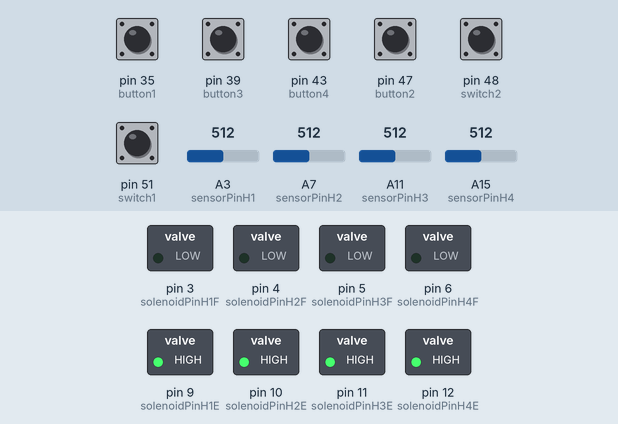
Bench run of a sketch on a simulated Arduino Mega 2560, built with avr-gcc and run on an emulated ATmega2560. Shown: switched loads named in the sketch (green lamp = pin HIGH). The inputs (shaded band) are chosen by the test bench; at power-on: pin 35 (button1), pin 39 (button3), pin 43 (button4), pin 47 (button2), pin 48 (switch2), pin 51 (switch1) HIGH, A3 (sensorPinH1) = 512, A7 (sensorPinH2) = 512, A11 (sensorPinH3) = 512, A15 (sensorPinH4) = 512. Pins used as bus, display or sensor lines are not drawn; what the sketch prints to the serial monitor is not drawn.

Above: at 1.2 s.
1.3 s: A3 (sensorPinH1) set to 298
4.3 s: A3 (sensorPinH1) set to 269
At 5.2 s:
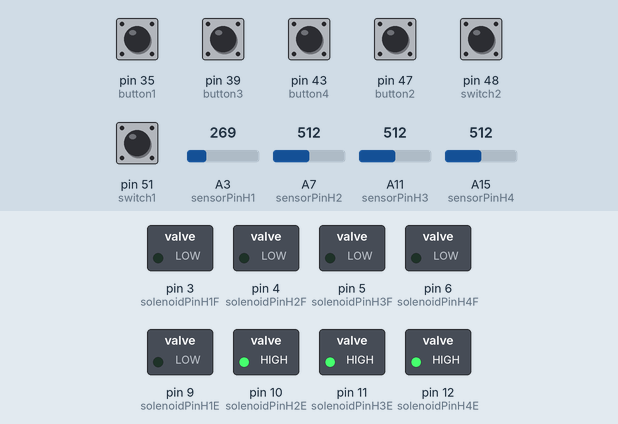
5.8 s: A7 (sensorPinH2) set to 296
8.8 s: A7 (sensorPinH2) set to 269
At 9.3 s:
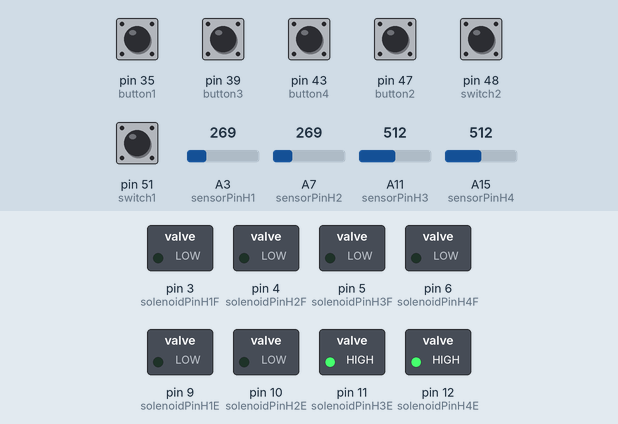
10.3 s: A11 (sensorPinH3) set to 297
13.3 s: A11 (sensorPinH3) set to 266
At 14.8 s:
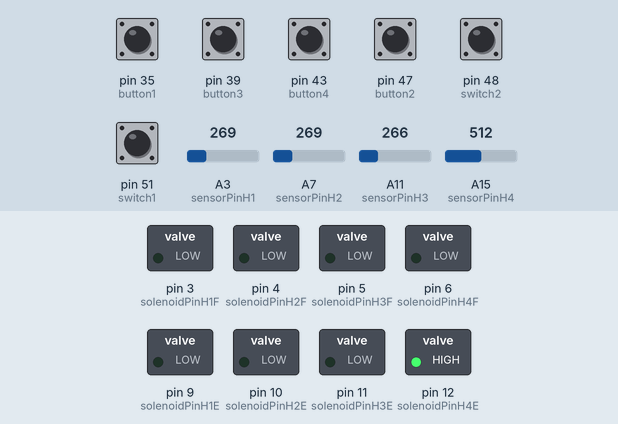
Timing chart, 0 to 15.8 s (numbered marks = the images above; inputs shaded):
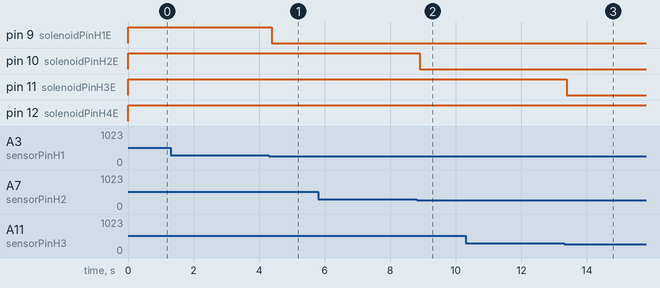

The sketch:

Backend.ino
```cpp
#include <ArduinoJson.h>

// Analog pins for the pressure sensors H1-4(harness nuber)
const int sensorPinH1 = A3;
const int sensorPinH2 = A7;
const int sensorPinH3 = A11;
const int sensorPinH4 = A15;

//Harness Fills and Exhausts H1-4F/E(fill/exhaust)
const int solenoidPinH1F = 3;
const int solenoidPinH1E = 9;
const int solenoidPinH2F = 4;
const int solenoidPinH2E = 10;
const int solenoidPinH3F = 5;
const int solenoidPinH3E = 11;
const int solenoidPinH4F = 6;
const int solenoidPinH4E = 12;

// Digital pins to power the system
const int powerPinH1 = 28;
const int powerPinH2 = 29;
const int powerPinH3 = 30;
const int powerPinH4 = 31;

//Switch positions
const int switch1 = 51; //Settings 1-4
const int switch2 = 48; //Settings 5-8
int switch1State;
int switch2State;
int switchState;
int previousSwitchState;

//Buttons
const int button1 = 35;
const int button2 = 47;
const int button3 = 39;
const int button4 = 43;
int button1State;
int button2State;
int button3State;
int button4State;
int button;
int previousButtonState;

//Set desired pressure
float desiredPressure = 75;

//total of buttons and switches
int state;

//Fudge Factors
const int generalFudgeTop = 5;
const int generalFudgeBottom = -5;
const int H1Fudge = 1;
const int H2Fudge = 1;
const int H3Fudge = 1;
const int H4Fudge = 1;

//pressure readings
float pressureH1;
float pressureH2;
float pressureH3;
float pressureH4;

//danger barrier for changing pressures
const int danger = 250;


void setup() {
  Serial.begin(9600); // Initialize serial communication

  //Fill and exhausts set to output
  pinMode(solenoidPinH1F, OUTPUT);
  pinMode(solenoidPinH1E, OUTPUT);
  pinMode(solenoidPinH2F, OUTPUT);
  pinMode(solenoidPinH2E, OUTPUT);
  pinMode(solenoidPinH3F, OUTPUT);
  pinMode(solenoidPinH3E, OUTPUT);
  pinMode(solenoidPinH4F, OUTPUT);
  pinMode(solenoidPinH4E, OUTPUT);

  //Power pins set to output
  pinMode(powerPinH1, OUTPUT);
  pinMode(powerPinH2, OUTPUT);
  pinMode(powerPinH3, OUTPUT);
  pinMode(powerPinH4, OUTPUT);

  //Pressure sensor pins set to input
  pinMode(sensorPinH1, INPUT);
  pinMode(sensorPinH2, INPUT);
  pinMode(sensorPinH3, INPUT);
  pinMode(sensorPinH4, INPUT);

  //Power the system
  digitalWrite(powerPinH1, HIGH);
  digitalWrite(powerPinH2, HIGH);
  digitalWrite(powerPinH3, HIGH);
  digitalWrite(powerPinH4, HIGH);

  //Switch Pins
  pinMode(switch1, INPUT_PULLUP);
  pinMode(switch2, INPUT_PULLUP);

  //Button Pins
  pinMode(button1, INPUT_PULLUP);
  pinMode(button2, INPUT_PULLUP);
  pinMode(button3, INPUT_PULLUP);
  pinMode(button4, INPUT_PULLUP);
}

void loop() {
  readSensorValues(); // Read analog values from pressure sensors
  readSwitchAndButtonStates(); // Read switch and button states
  updateSwitchState(); // Update switch state based on readings
  updateButtonState(); // Update button state based on readings
  updateDesiredPressure(); // Update desired pressure based on switch and button states
  adjustSolenoidValves(); // Adjust solenoid valves based on pressure differences
  serializeAndPrintData(); // Serialize and print JSON data
  delay(100); // Delay before next reading
}

void readSensorValues() {
  int sensorValueH1 = analogRead(sensorPinH1);
  int sensorValueH2 = analogRead(sensorPinH2);
  int sensorValueH3 = analogRead(sensorPinH3);
  int sensorValueH4 = analogRead(sensorPinH4);

  pressureH1 = map(sensorValueH1, 0, 1023, 0, 300);
  pressureH2 = map(sensorValueH2, 0, 1023, 0, 300);
  pressureH3 = map(sensorValueH3, 0, 1023, 0, 300);
  pressureH4 = map(sensorValueH4, 0, 1023, 0, 300);
}

void readSwitchAndButtonStates() {
  switch1State = digitalRead(switch1);
  switch2State = digitalRead(switch2);

  button1State = digitalRead(button1);
  button2State = digitalRead(button2);
  button3State = digitalRead(button3);
  button4State = digitalRead(button4);
}

void updateSwitchState() {
  if (switch1State == HIGH) {
    switchState = 0;
    previousSwitchState = 0;
  } else if (switch1State == LOW && switch2State == HIGH) {
    switchState = 4;
    previousSwitchState = 4;
  } else if (switch1State == LOW && switch2State == LOW){
    switchState = 9;
    previousSwitchState = 9;
  }
    else{
    switchState = previousSwitchState;
  }
}

void updateButtonState() {
  if (button1State == LOW) {
    button = 1;
    previousButtonState = 1;
  } else if (button1State == HIGH && button2State == LOW) {
    button = 2;
    previousButtonState = 2;
  } else if (button2State == HIGH && button3State == LOW) {
    button = 3;
    previousButtonState = 3;
  } else if (button3State == HIGH && button4State == LOW) {
    button = 4;
    previousButtonState = 4;
  }else{
    button = previousButtonState;
  }
}

void updateDesiredPressure() {
  state = changeState(switchState, button);
  if(pressureH1 < danger && pressureH2 < danger && pressureH3 < danger && pressureH4 < danger){
    switch (state) {
      case 1:
        desiredPressure = 75;
        break;
      case 2:
        desiredPressure = 100;
        break;
      case 3:
        desiredPressure = 130;
        break;
      case 4:
        desiredPressure = 75;
        break;
      case 5:
        desiredPressure = 75;
        break;
      case 6:
        desiredPressure = 75;
        break;
      case 7:
        desiredPressure = 75;
        break;
      case 8:
        desiredPressure = 75;
        break;
      case 9:
        desiredPressure = 100;
        break;
    }
  }

}

void adjustSolenoidValves() {
  float pressureDifferenceH1 = desiredPressure - pressureH1 + H1Fudge;
  float pressureDifferenceH2 = desiredPressure - pressureH2 + H2Fudge;
  float pressureDifferenceH3 = desiredPressure - pressureH3 + H3Fudge;
  float pressureDifferenceH4 = desiredPressure - pressureH4 + H4Fudge;

  controlSolenoid(solenoidPinH1F, solenoidPinH1E, pressureDifferenceH1);
  controlSolenoid(solenoidPinH2F, solenoidPinH2E, pressureDifferenceH2);
  controlSolenoid(solenoidPinH3F, solenoidPinH3E, pressureDifferenceH3);
  controlSolenoid(solenoidPinH4F, solenoidPinH4E, pressureDifferenceH4);
}

void serializeAndPrintData() {
  StaticJsonDocument<100> jsonDocument;
  jsonDocument["pressureH1"] = pressureH1;
  jsonDocument["pressureH2"] = pressureH2;
  jsonDocument["pressureH3"] = pressureH3;
  jsonDocument["pressureH4"] = pressureH4;
  jsonDocument["desiredPressure"] = desiredPressure;
  jsonDocument["switch"] = switchState;
  jsonDocument["button"] = button;
  jsonDocument["state"] = state;

  String jsonString;
  serializeJson(jsonDocument, jsonString);
  Serial.println(jsonString);
}

void controlSolenoid(int pinF,int pinE, float pressureDifference){
  if(pressureDifference > generalFudgeTop){
    // If pressure is too low, open the solenoid valve
    digitalWrite(pinF, HIGH);
    digitalWrite(pinE, LOW);
  }else if (pressureDifference < generalFudgeBottom) {
    // If pressure is too high, close the solenoid valve
    digitalWrite(pinF, LOW);
    digitalWrite(pinE, HIGH);
  } else {
    // Pressure is within acceptable range, turn off the solenoid valve
    digitalWrite(pinF, LOW);
    digitalWrite(pinE, LOW);
  }
}

int changeState(int switchState, int button){
  int state = switchState + button;
  if (state>=9){
    return 9;
  }
  return state;
}
```

Measured:
- the behaviour switches between 280 and 279 on A3 (sensorPinH1) (found by bisection; images 0 and 1)
- the behaviour switches between 280 and 279 on A7 (sensorPinH2) (found by bisection; images 1 and 2)
- the behaviour switches between 280 and 279 on A11 (sensorPinH3) (found by bisection; images 2 and 3)
- after the input at 1.3 s, every drawn part: stays the same
- after the input at 4.3 s, pin 9 (solenoidPinH1E): HIGH → LOW after 0.08 s
- after the input at 5.8 s, every drawn part: stays the same
- after the input at 8.8 s, pin 10 (solenoidPinH2E): HIGH → LOW after 0.10 s
- after the input at 10.3 s, every drawn part: stays the same
- after the input at 13.3 s, pin 11 (solenoidPinH3E): HIGH → LOW after 0.09 s
